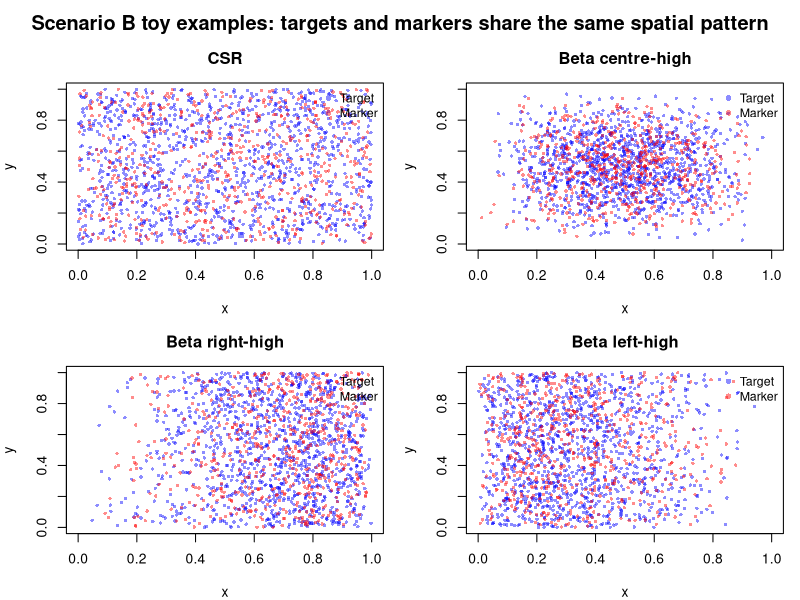
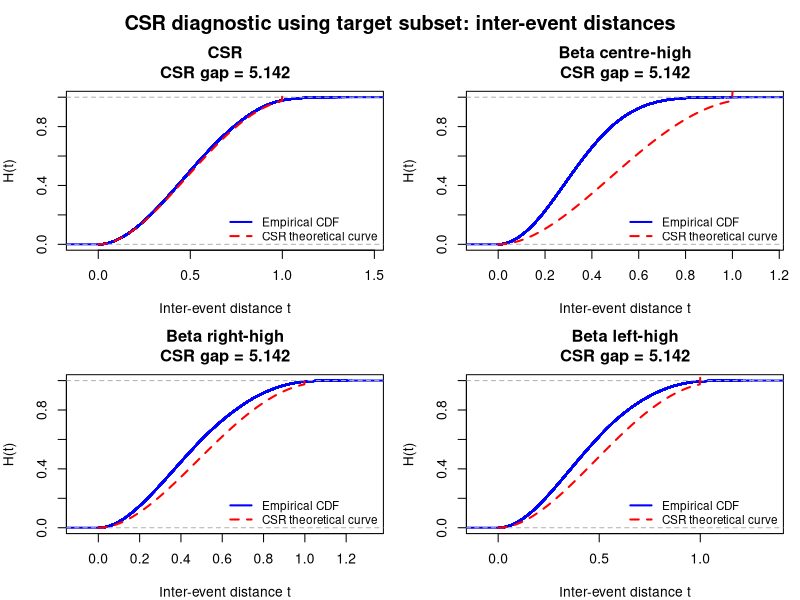
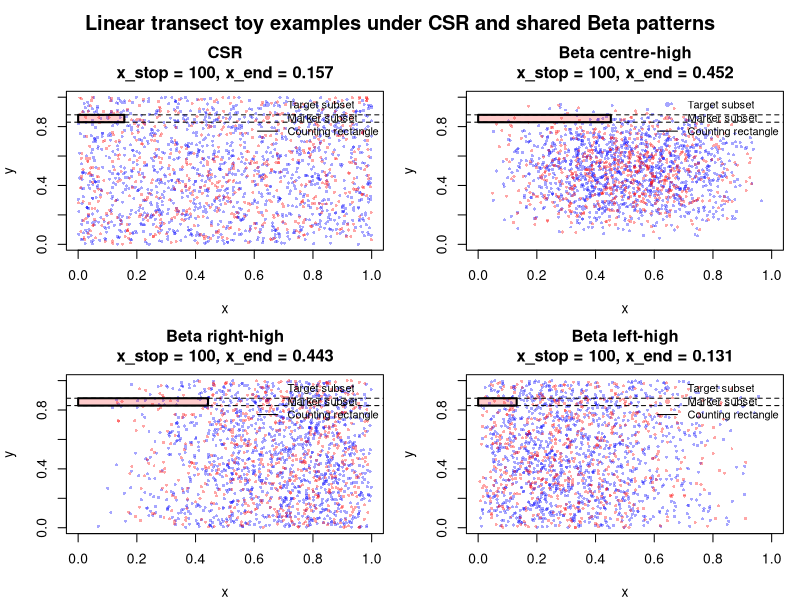

These figures' R source, in order:
# ============================================================
# Part B toy baseline: Scenario B with shared Beta patterns
# No Stockmarr uncertainty yet
#
# Aim:
#   1. Generate CSR baseline and three Beta spatial patterns
#   2. Targets and markers share the same spatial pattern
#   3. Run CSR diagnostic from new_single_run
# ============================================================


# ------------------------------------------------------------
# 0. Basic settings
# ------------------------------------------------------------

set.seed(123)

out_dir <- "partB_beta_toy_figures"
if (!dir.exists(out_dir)) {
  dir.create(out_dir)
}

# Fixed total numbers for toy demonstration.
# This is conditional on the total number of points.
# For a fully Poisson version, set use_poisson_total <- TRUE.
use_poisson_total <- FALSE

mu_target <- 12000
mu_marker <- 6000

get_total_count <- function(mu) {
  if (use_poisson_total) {
    return(rpois(1, mu))
  } else {
    return(mu)
  }
}

# Plot only a subset, otherwise the figure is too crowded
plot_target_size <- 1200
plot_marker_size <- 600

# CSR diagnostic subset size
check_size <- 700

# Linear transect setting, same idea as Part A
y_low <- 0.83
y_high <- 0.88
x_stop <- 100


# ------------------------------------------------------------
# 1. Generate points
# ------------------------------------------------------------

generate_xy <- function(n, scenario) {
  
  if (scenario == "CSR") {
    x <- runif(n)
    y <- runif(n)
  }
  
  if (scenario == "Beta centre-high") {
    # X,Y ~ Beta(3,3)
    # Points concentrate near the centre of the slide
    x <- rbeta(n, 3, 3)
    y <- rbeta(n, 3, 3)
  }
  
  if (scenario == "Beta right-high") {
    # X ~ Beta(3,1.5), Y ~ Uniform(0,1)
    # Points concentrate toward the right side
    x <- rbeta(n, 3, 1.5)
    y <- runif(n)
  }
  
  if (scenario == "Beta left-high") {
    # X ~ Beta(1.5,3), Y ~ Uniform(0,1)
    # Points concentrate toward the left side
    x <- rbeta(n, 1.5, 3)
    y <- runif(n)
  }
  
  data.frame(x = x, y = y)
}


generate_one_scenario <- function(scenario) {
  
  n_target <- get_total_count(mu_target)
  n_marker <- get_total_count(mu_marker)
  
  target <- generate_xy(n_target, scenario)
  marker <- generate_xy(n_marker, scenario)
  
  list(
    scenario = scenario,
    target = target,
    marker = marker,
    n_target = n_target,
    n_marker = n_marker
  )
}


scenarios <- c(
  "CSR",
  "Beta centre-high",
  "Beta right-high",
  "Beta left-high"
)

sim_list <- lapply(scenarios, generate_one_scenario)
names(sim_list) <- scenarios


# ------------------------------------------------------------
# 2. Plot point patterns for group meeting
# ------------------------------------------------------------

plot_one_pattern <- function(sim_obj) {
  
  target <- sim_obj$target
  marker <- sim_obj$marker
  
  target_id <- sample(seq_len(nrow(target)),
                      min(plot_target_size, nrow(target)))
  marker_id <- sample(seq_len(nrow(marker)),
                      min(plot_marker_size, nrow(marker)))
  
  plot(target$x[target_id], target$y[target_id],
       xlim = c(0, 1), ylim = c(0, 1),
       pch = 16,
       cex = 0.55,
       col = rgb(0, 0, 1, 0.45),
       xlab = "x",
       ylab = "y",
       main = sim_obj$scenario)
  
  points(marker$x[marker_id], marker$y[marker_id],
         pch = 16,
         cex = 0.55,
         col = rgb(1, 0, 0, 0.45))
  
  legend("topright",
         legend = c("Target", "Marker"),
         col = c(rgb(0, 0, 1, 0.45), rgb(1, 0, 0, 0.45)),
         pch = 16,
         bty = "n",
         cex = 0.9)
}


png(file.path(out_dir, "fig1_beta_point_patterns.png"),
    width = 1800, height = 1500, res = 180)

par(mfrow = c(2, 2),
    mar = c(4, 4, 3, 1),
    oma = c(0, 0, 2, 0))

for (sc in scenarios) {
  plot_one_pattern(sim_list[[sc]])
}

mtext("Scenario B toy examples: targets and markers share the same spatial pattern",
      outer = TRUE,
      cex = 1.2,
      font = 2)

dev.off()


# ------------------------------------------------------------
# 3. CSR diagnostic: inter-event distances
# Same idea as new_single_run
# ------------------------------------------------------------

H_theoretical <- function(t) {
  ifelse(
    t <= 1,
    pi * t^2 - (8 / 3) * t^3 + t^4 / 2,
    1 / 3 -
      2 * t^2 +
      4 * sqrt(t^2 - 1) * (2 * t^2 + 1) / 3 +
      2 * t^2 * asin(1 / t) -
      (t^4 / 2) * (2 * t^(-2) - 1)
  )
}


csr_inter_event_diagnostic <- function(target_points,
                                       scenario_name,
                                       check_size = 700) {
  
  id <- sample(seq_len(nrow(target_points)),
               min(check_size, nrow(target_points)))
  
  check_x <- target_points$x[id]
  check_y <- target_points$y[id]
  
  inter_event_dist <- as.vector(dist(cbind(check_x, check_y)))
  edf_fun <- ecdf(inter_event_dist)
  
  t_vals <- seq(0, sqrt(2), length.out = 500)
  h_vals <- H_theoretical(t_vals)
  edf_vals <- edf_fun(t_vals)
  
  # A simple visual discrepancy number.
  # Not a formal p-value.
  csr_gap <- max(abs(edf_vals - h_vals), na.rm = TRUE)
  
  plot(edf_fun,
       main = paste0(scenario_name, "\nCSR gap = ", round(csr_gap, 3)),
       xlab = "Inter-event distance t",
       ylab = "H(t)",
       col = "blue",
       lwd = 2)
  
  lines(t_vals, h_vals,
        col = "red",
        lwd = 2,
        lty = 2)
  
  legend("bottomright",
         legend = c("Empirical CDF", "CSR theoretical curve"),
         col = c("blue", "red"),
         lwd = 2,
         lty = c(1, 2),
         bty = "n",
         cex = 0.85)
  
  return(csr_gap)
}


png(file.path(out_dir, "fig2_csr_diagnostic_inter_event.png"),
    width = 1800, height = 1500, res = 180)

par(mfrow = c(2, 2),
    mar = c(4, 4, 3.5, 1),
    oma = c(0, 0, 2, 0))

csr_gap_vec <- numeric(length(scenarios))
names(csr_gap_vec) <- scenarios

for (sc in scenarios) {
  csr_gap_vec[sc] <- csr_inter_event_diagnostic(
    target_points = sim_list[[sc]]$target,
    scenario_name = sc,
    check_size = check_size
  )
}

mtext("CSR diagnostic using target subset: inter-event distances",
      outer = TRUE,
      cex = 1.2,
      font = 2)

dev.off()


# ------------------------------------------------------------
# 4. linear transect visualization
# This is only for PPT illustration
# ------------------------------------------------------------

plot_linear_transect <- function(sim_obj,
                                 y_low = 0.83,
                                 y_high = 0.88,
                                 x_stop = 100) {
  
  target <- sim_obj$target
  marker <- sim_obj$marker
  
  target_in_band <- (target$y >= y_low & target$y <= y_high)
  band_target_x <- target$x[target_in_band]
  
  if (length(band_target_x) < x_stop) {
    plot.new()
    title(main = paste0(sim_obj$scenario, "\nNot enough targets in band"))
    return(NA)
  }
  
  x_end <- sort(band_target_x, partial = x_stop)[x_stop]
  
  target_id <- sample(seq_len(nrow(target)),
                      min(plot_target_size, nrow(target)))
  marker_id <- sample(seq_len(nrow(marker)),
                      min(plot_marker_size, nrow(marker)))
  
  plot(target$x[target_id], target$y[target_id],
       xlim = c(0, 1), ylim = c(0, 1),
       pch = 16,
       cex = 0.5,
       col = rgb(0, 0, 1, 0.35),
       xlab = "x",
       ylab = "y",
       main = paste0(sim_obj$scenario, "\n",
                     "x_stop = ", x_stop, ", x_end = ", round(x_end, 3)))
  
  points(marker$x[marker_id], marker$y[marker_id],
         pch = 16,
         cex = 0.5,
         col = rgb(1, 0, 0, 0.35))
  
  rect(0, y_low, x_end, y_high,
       border = "black",
       col = rgb(1, 0, 0, 0.20),
       lwd = 2)
  
  abline(h = c(y_low, y_high),
         lty = 2,
         col = "black")
  
  legend("topright",
         legend = c("Target subset", "Marker subset", "Counting rectangle"),
         col = c(rgb(0, 0, 1, 0.35), rgb(1, 0, 0, 0.35), "black"),
         pch = c(16, 16, NA),
         lty = c(NA, NA, 1),
         bty = "n",
         cex = 0.8)
  
  return(x_end)
}


png(file.path(out_dir, "fig4_linear_transect_examples.png"),
    width = 1800, height = 1500, res = 180)

par(mfrow = c(2, 2),
    mar = c(4, 4, 3.5, 1),
    oma = c(0, 0, 2, 0))

x_end_vec <- numeric(length(scenarios))
names(x_end_vec) <- scenarios

for (sc in scenarios) {
  x_end_vec[sc] <- plot_linear_transect(
    sim_obj = sim_list[[sc]],
    y_low = y_low,
    y_high = y_high,
    x_stop = x_stop
  )
}

mtext("Linear transect toy examples under CSR and shared Beta patterns",
      outer = TRUE,
      cex = 1.2,
      font = 2)

dev.off()



cat("\nFigures saved in folder:", out_dir, "\n")
cat("1. fig1_beta_point_patterns.png\n")
cat("2. fig2_csr_diagnostic_inter_event.png\n")
cat("3. fig3_csr_diagnostic_nearest_neighbour.png\n")
cat("4. fig4_linear_transect_examples.png\n")
